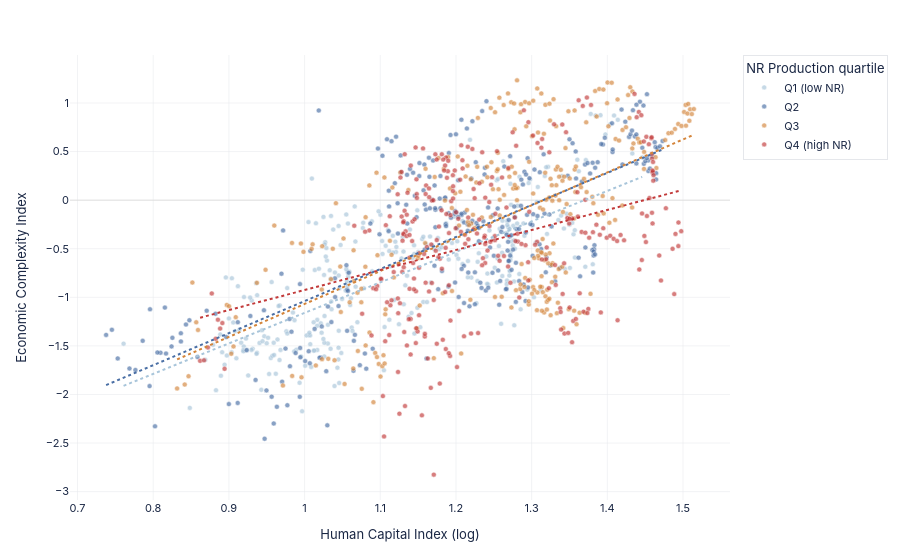

Source (notebook cell):
### Markdown cell above
## Chart B5 — Human Capital x NR Production Interaction

Scatter of log(HCI) against ECI, with observations coloured by per-capita
NR production value quartile. Dotted lines are OLS trendlines per quartile.
If the HCI x Production interaction were positive, the slope of HCI on ECI
would steepen at higher production quartiles. The near-parallel slopes are
consistent with the insignificant interaction term found across all regression
specifications.

### Code cell
plot_df = rdf[['Country Code', 'Country Name', 'Year', ECI_COL,
              'log_HCI', 'log_Production_Value', 'ClusterLabels']].dropna().copy()

plot_df['prod_q'] = pd.qcut(plot_df['log_Production_Value'], 4,
                            labels=['Q1 (low NR)', 'Q2', 'Q3', 'Q4 (high NR)'])
PROD_COLORS = {'Q1 (low NR)': '#a8c5da', 'Q2': '#4a6fa5',
               'Q3': '#d4853b', 'Q4 (high NR)': '#c23a3a'}

fig_b5 = go.Figure()
for q, col in PROD_COLORS.items():
    sub = plot_df[plot_df['prod_q'] == q]
    fig_b5.add_trace(go.Scatter(
        x=sub['log_HCI'], y=sub[ECI_COL], mode='markers',
        marker=dict(size=5, color=col, opacity=0.65, line=dict(color='white', width=0.5)),
        name=q,
        customdata=np.stack([sub['Country Code'], sub['Country Name'],
                             sub['Year'], sub['log_Production_Value']], axis=1),
        hovertemplate='<b>%{customdata[1]}</b> (%{customdata[0]}, %{customdata[2]})<br>'
                      'log HCI: %{x:.3f}<br>ECI: %{y:.3f}<br>'
                      'log Prod: %{customdata[3]:.3f}<extra>' + q + '</extra>',
    ))

for q, col in PROD_COLORS.items():
    sub = plot_df[plot_df['prod_q'] == q].copy()
    if len(sub) < 10: continue
    xv = sub['log_HCI'].values
    yv = sub[ECI_COL].values
    c  = np.polyfit(xv, yv, 1)
    xl = np.linspace(xv.min(), xv.max(), 80)
    fig_b5.add_trace(go.Scatter(
        x=xl, y=np.polyval(c, xl), mode='lines',
        line=dict(color=col, width=2, dash='dot'),
        showlegend=False, hoverinfo='skip',
    ))

fig_b5.update_layout(**base_layout(
    height=560,
    margin=dict(l=70, r=40, t=55, b=60),
    xaxis=dict(title='Human Capital Index (log)', gridcolor=GRID, gridwidth=0.5),
    yaxis=dict(title='Economic Complexity Index', gridcolor=GRID, gridwidth=0.5,
               zeroline=True, zerolinecolor='#ddd', zerolinewidth=1),
    legend=dict(title='NR Production quartile', font=dict(size=11),
                bgcolor='rgba(255,255,255,0.9)', bordercolor=GRID, borderwidth=1),
))
save(fig_b5, 'B5_reg_hci_production_interaction', w=1100, h=560)
fig_b5.show(config=CFG)

### Figure 1 — Plotly figure (JSON) as saved in the notebook; plotly's stock layout.template omitted (floating-point values rounded to 4 significant figures; data arrays with more than 128 entries replaced by an {"elided": "..."} marker saying what was removed)
{"data": [{"customdata": {"elided": "294x4 mixed values"}, "hovertemplate": "<b>%{customdata[1]}</b> (%{customdata[0]}, %{customdata[2]})<br>log HCI: %{x:.3f}<br>ECI: %{y:.3f}<br>log Prod: %{customdata[3]:.3f}<extra>Q1 (low NR)</extra>", "marker": {"color": "#a8c5da", "line": {"color": "white", "width": 0.5}, "opacity": 0.65, "size": 5}, "mode": "markers", "name": "Q1 (low NR)", "type": "scatter", "x": {"elided": "294 float values"}, "y": {"elided": "294 float values"}}, {"customdata": {"elided": "293x4 mixed values"}, "hovertemplate": "<b>%{customdata[1]}</b> (%{customdata[0]}, %{customdata[2]})<br>log HCI: %{x:.3f}<br>ECI: %{y:.3f}<br>log Prod: %{customdata[3]:.3f}<extra>Q2</extra>", "marker": {"color": "#4a6fa5", "line": {"color": "white", "width": 0.5}, "opacity": 0.65, "size": 5}, "mode": "markers", "name": "Q2", "type": "scatter", "x": {"elided": "293 float values"}, "y": {"elided": "293 float values"}}, {"customdata": {"elided": "293x4 mixed values"}, "hovertemplate": "<b>%{customdata[1]}</b> (%{customdata[0]}, %{customdata[2]})<br>log HCI: %{x:.3f}<br>ECI: %{y:.3f}<br>log Prod: %{customdata[3]:.3f}<extra>Q3</extra>", "marker": {"color": "#d4853b", "line": {"color": "white", "width": 0.5}, "opacity": 0.65, "size": 5}, "mode": "markers", "name": "Q3", "type": "scatter", "x": {"elided": "293 float values"}, "y": {"elided": "293 float values"}}, {"customdata": {"elided": "293x4 mixed values"}, "hovertemplate": "<b>%{customdata[1]}</b> (%{customdata[0]}, %{customdata[2]})<br>log HCI: %{x:.3f}<br>ECI: %{y:.3f}<br>log Prod: %{customdata[3]:.3f}<extra>Q4 (high NR)</extra>", "marker": {"color": "#c23a3a", "line": {"color": "white", "width": 0.5}, "opacity": 0.65, "size": 5}, "mode": "markers", "name": "Q4 (high NR)", "type": "scatter", "x": {"elided": "293 float values"}, "y": {"elided": "293 float values"}}, {"hoverinfo": "skip", "line": {"color": "#a8c5da", "dash": "dot", "width": 2}, "mode": "lines", "showlegend": false, "type": "scatter", "x": [0.7608, 0.7695, 0.7782, 0.7869, 0.7955, 0.8042, 0.8129, 0.8216, 0.8302, 0.8389, 0.8476, 0.8563, 0.8649, 0.8736, 0.8823, 0.8909, 0.8996, 0.9083, 0.917, 0.9256, 0.9343, 0.943, 0.9517, 0.9603, 0.969, 0.9777, 0.9864, 0.995, 1.004, 1.012, 1.021, 1.03, 1.038, 1.047, 1.056, 1.064, 1.073, 1.082, 1.09, 1.099, 1.108, 1.116, 1.125, 1.134, 1.142, 1.151, 1.16, 1.169, 1.177, 1.186, 1.195, 1.203, 1.212, 1.221, 1.229, 1.238, 1.247, 1.255, 1.264, 1.273, 1.281, 1.29, 1.299, 1.307, 1.316, 1.325, 1.333, 1.342, 1.351, 1.359, 1.368, 1.377, 1.385, 1.394, 1.403, 1.411, 1.42, 1.429, 1.437, 1.446], "y": [-1.911, -1.884, -1.856, -1.829, -1.802, -1.775, -1.748, -1.72, -1.693, -1.666, -1.639, -1.611, -1.584, -1.557, -1.53, -1.503, -1.475, -1.448, -1.421, -1.394, -1.366, -1.339, -1.312, -1.285, -1.257, -1.23, -1.203, -1.176, -1.149, -1.121, -1.094, -1.067, -1.04, -1.012, -0.9852, -0.958, -0.9308, -0.9036, -0.8764, -0.8491, -0.8219, -0.7947, -0.7675, -0.7402, -0.713, -0.6858, -0.6586, -0.6313, -0.6041, -0.5769, -0.5497, -0.5224, -0.4952, -0.468, -0.4408, -0.4135, -0.3863, -0.3591, -0.3319, -0.3046, -0.2774, -0.2502, -0.223, -0.1958, -0.1685, -0.1413, -0.1141, -0.08685, -0.05963, -0.03241, -0.005182, 0.02204, 0.04927, 0.07649, 0.1037, 0.1309, 0.1582, 0.1854, 0.2126, 0.2398]}, {"hoverinfo": "skip", "line": {"color": "#4a6fa5", "dash": "dot", "width": 2}, "mode": "lines", "showlegend": false, "type": "scatter", "x": [0.7378, 0.7471, 0.7564, 0.7657, 0.775, 0.7843, 0.7936, 0.8029, 0.8122, 0.8215, 0.8309, 0.8402, 0.8495, 0.8588, 0.8681, 0.8774, 0.8867, 0.896, 0.9053, 0.9146, 0.9239, 0.9332, 0.9425, 0.9518, 0.9611, 0.9704, 0.9798, 0.9891, 0.9984, 1.008, 1.017, 1.026, 1.036, 1.045, 1.054, 1.064, 1.073, 1.082, 1.091, 1.101, 1.11, 1.119, 1.129, 1.138, 1.147, 1.157, 1.166, 1.175, 1.184, 1.194, 1.203, 1.212, 1.222, 1.231, 1.24, 1.25, 1.259, 1.268, 1.278, 1.287, 1.296, 1.305, 1.315, 1.324, 1.333, 1.343, 1.352, 1.361, 1.371, 1.38, 1.389, 1.399, 1.408, 1.417, 1.426, 1.436, 1.445, 1.454, 1.464, 1.473], "y": [-1.904, -1.873, -1.842, -1.812, -1.781, -1.75, -1.72, -1.689, -1.658, -1.627, -1.597, -1.566, -1.535, -1.505, -1.474, -1.443, -1.413, -1.382, -1.351, -1.32, -1.29, -1.259, -1.228, -1.198, -1.167, -1.136, -1.106, -1.075, -1.044, -1.014, -0.9828, -0.9522, -0.9215, -0.8908, -0.8601, -0.8294, -0.7987, -0.768, -0.7373, -0.7066, -0.6759, -0.6452, -0.6145, -0.5838, -0.5531, -0.5224, -0.4917, -0.461, -0.4303, -0.3996, -0.3689, -0.3382, -0.3075, -0.2768, -0.2462, -0.2155, -0.1848, -0.1541, -0.1234, -0.09267, -0.06198, -0.03128, -0.000587, 0.03011, 0.0608, 0.0915, 0.1222, 0.1529, 0.1836, 0.2143, 0.245, 0.2757, 0.3064, 0.3371, 0.3678, 0.3985, 0.4292, 0.4598, 0.4905, 0.5212]}, {"hoverinfo": "skip", "line": {"color": "#d4853b", "dash": "dot", "width": 2}, "mode": "lines", "showlegend": false, "type": "scatter", "x": [0.8316, 0.8402, 0.8489, 0.8575, 0.8661, 0.8748, 0.8834, 0.8921, 0.9007, 0.9094, 0.918, 0.9266, 0.9353, 0.9439, 0.9526, 0.9612, 0.9699, 0.9785, 0.9871, 0.9958, 1.004, 1.013, 1.022, 1.03, 1.039, 1.048, 1.056, 1.065, 1.074, 1.082, 1.091, 1.099, 1.108, 1.117, 1.125, 1.134, 1.143, 1.151, 1.16, 1.169, 1.177, 1.186, 1.195, 1.203, 1.212, 1.22, 1.229, 1.238, 1.246, 1.255, 1.264, 1.272, 1.281, 1.29, 1.298, 1.307, 1.316, 1.324, 1.333, 1.341, 1.35, 1.359, 1.367, 1.376, 1.385, 1.393, 1.402, 1.411, 1.419, 1.428, 1.437, 1.445, 1.454, 1.462, 1.471, 1.48, 1.488, 1.497, 1.506, 1.514], "y": [-1.639, -1.61, -1.581, -1.551, -1.522, -1.493, -1.464, -1.434, -1.405, -1.376, -1.347, -1.317, -1.288, -1.259, -1.229, -1.2, -1.171, -1.142, -1.112, -1.083, -1.054, -1.024, -0.9952, -0.9659, -0.9366, -0.9073, -0.8781, -0.8488, -0.8195, -0.7902, -0.7609, -0.7317, -0.7024, -0.6731, -0.6438, -0.6146, -0.5853, -0.556, -0.5267, -0.4975, -0.4682, -0.4389, -0.4096, -0.3803, -0.3511, -0.3218, -0.2925, -0.2632, -0.234, -0.2047, -0.1754, -0.1461, -0.1168, -0.08757, -0.05829, -0.02901, 0.0002672, 0.02954, 0.05882, 0.0881, 0.1174, 0.1467, 0.1759, 0.2052, 0.2345, 0.2638, 0.293, 0.3223, 0.3516, 0.3809, 0.4102, 0.4394, 0.4687, 0.498, 0.5273, 0.5565, 0.5858, 0.6151, 0.6444, 0.6737]}, {"hoverinfo": "skip", "line": {"color": "#c23a3a", "dash": "dot", "width": 2}, "mode": "lines", "showlegend": false, "type": "scatter", "x": [0.862, 0.87, 0.878, 0.8861, 0.8941, 0.9022, 0.9102, 0.9183, 0.9263, 0.9344, 0.9424, 0.9505, 0.9585, 0.9666, 0.9746, 0.9826, 0.9907, 0.9987, 1.007, 1.015, 1.023, 1.031, 1.039, 1.047, 1.055, 1.063, 1.071, 1.079, 1.087, 1.095, 1.103, 1.111, 1.119, 1.127, 1.136, 1.144, 1.152, 1.16, 1.168, 1.176, 1.184, 1.192, 1.2, 1.208, 1.216, 1.224, 1.232, 1.24, 1.248, 1.256, 1.264, 1.272, 1.28, 1.288, 1.296, 1.305, 1.313, 1.321, 1.329, 1.337, 1.345, 1.353, 1.361, 1.369, 1.377, 1.385, 1.393, 1.401, 1.409, 1.417, 1.425, 1.433, 1.441, 1.449, 1.457, 1.465, 1.473, 1.482, 1.49, 1.498], "y": [-1.21, -1.193, -1.176, -1.16, -1.143, -1.127, -1.11, -1.093, -1.077, -1.06, -1.044, -1.027, -1.011, -0.9939, -0.9774, -0.9608, -0.9442, -0.9276, -0.911, -0.8944, -0.8778, -0.8612, -0.8447, -0.8281, -0.8115, -0.7949, -0.7783, -0.7617, -0.7451, -0.7285, -0.712, -0.6954, -0.6788, -0.6622, -0.6456, -0.629, -0.6124, -0.5958, -0.5793, -0.5627, -0.5461, -0.5295, -0.5129, -0.4963, -0.4797, -0.4631, -0.4466, -0.43, -0.4134, -0.3968, -0.3802, -0.3636, -0.347, -0.3304, -0.3139, -0.2973, -0.2807, -0.2641, -0.2475, -0.2309, -0.2143, -0.1977, -0.1812, -0.1646, -0.148, -0.1314, -0.1148, -0.09821, -0.08163, -0.06504, -0.04845, -0.03186, -0.01528, 0.001312, 0.0179, 0.03449, 0.05108, 0.06766, 0.08425, 0.1008]}], "layout": {"font": {"color": "#1a2744", "family": "Public Sans, -apple-system, BlinkMacSystemFont, sans-serif", "size": 11}, "height": 560, "legend": {"bgcolor": "rgba(255,255,255,0.9)", "bordercolor": "#e5e7eb", "borderwidth": 1, "font": {"size": 11}, "title": {"text": "NR Production quartile"}}, "margin": {"b": 60, "l": 70, "r": 40, "t": 55}, "paper_bgcolor": "#ffffff", "plot_bgcolor": "#ffffff", "xaxis": {"gridcolor": "#e5e7eb", "gridwidth": 0.5, "title": {"text": "Human Capital Index (log)"}}, "yaxis": {"gridcolor": "#e5e7eb", "gridwidth": 0.5, "title": {"text": "Economic Complexity Index"}, "zeroline": true, "zerolinecolor": "#ddd", "zerolinewidth": 1}}}
